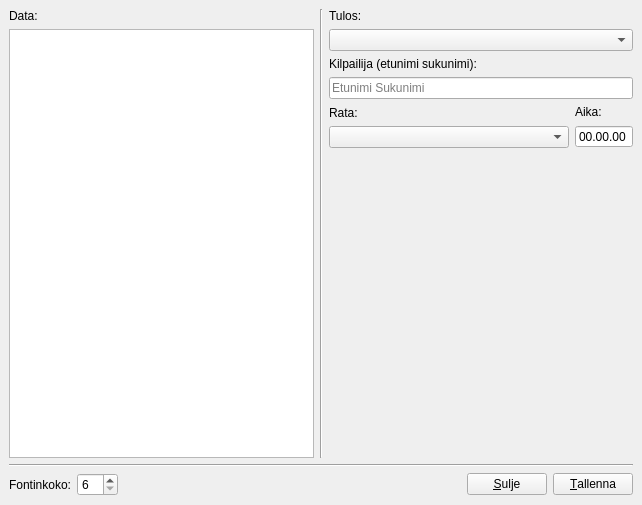
<?xml version="1.0" encoding="UTF-8"?>
<ui version="4.0">
 <class>TulosForm</class>
 <widget class="QWidget" name="TulosForm">
  <property name="geometry">
   <rect>
    <x>0</x>
    <y>0</y>
    <width>642</width>
    <height>505</height>
   </rect>
  </property>
  <property name="windowTitle">
   <string>Form</string>
  </property>
  <layout class="QVBoxLayout" name="verticalLayout_6">
   <property name="spacing">
    <number>0</number>
   </property>
   <property name="margin">
    <number>0</number>
   </property>
   <item>
    <widget class="QStackedWidget" name="stackedWidget">
     <property name="currentIndex">
      <number>0</number>
     </property>
     <widget class="QWidget" name="mainPage">
      <layout class="QVBoxLayout" name="verticalLayout_7">
       <item>
        <layout class="QHBoxLayout" name="horizontalLayout_3">
         <item>
          <layout class="QVBoxLayout" name="verticalLayout">
           <item>
            <widget class="QLabel" name="label">
             <property name="text">
              <string>Data:</string>
             </property>
            </widget>
           </item>
           <item>
            <widget class="QTreeView" name="emitDataView">
             <property name="editTriggers">
              <set>QAbstractItemView::NoEditTriggers</set>
             </property>
            </widget>
           </item>
          </layout>
         </item>
         <item>
          <widget class="Line" name="line_2">
           <property name="orientation">
            <enum>Qt::Vertical</enum>
           </property>
          </widget>
         </item>
         <item>
          <layout class="QVBoxLayout" name="verticalLayout_5">
           <item>
            <widget class="QLabel" name="label_5">
             <property name="text">
              <string>Tulos: &lt;Ctrl + 1&gt;</string>
             </property>
            </widget>
           </item>
           <item>
            <widget class="QComboBox" name="tilaBox"/>
           </item>
           <item>
            <layout class="QVBoxLayout" name="verticalLayout_3">
             <item>
              <widget class="QLabel" name="label_2">
               <property name="text">
                <string>Kilpailija (etunimi sukunimi): &lt;Ctrl + 2&gt;</string>
               </property>
              </widget>
             </item>
             <item>
              <widget class="QLineEdit" name="kilpailijaEdit">
               <property name="placeholderText">
                <string>Etunimi Sukunimi</string>
               </property>
              </widget>
             </item>
            </layout>
           </item>
           <item>
            <layout class="QHBoxLayout" name="horizontalLayout_2" stretch="1,0">
             <item>
              <layout class="QVBoxLayout" name="verticalLayout_4">
               <item>
                <widget class="QLabel" name="label_4">
                 <property name="text">
                  <string>Rata: &lt;Ctrl + 3&gt;</string>
                 </property>
                </widget>
               </item>
               <item>
                <widget class="QComboBox" name="sarjaBox"/>
               </item>
              </layout>
             </item>
             <item>
              <layout class="QVBoxLayout" name="verticalLayout_2">
               <item>
                <widget class="QLabel" name="label_3">
                 <property name="text">
                  <string>Aika:</string>
                 </property>
                </widget>
               </item>
               <item>
                <widget class="QTimeEdit" name="aikaTimeEdit">
                 <property name="alignment">
                  <set>Qt::AlignRight|Qt::AlignTrailing|Qt::AlignVCenter</set>
                 </property>
                 <property name="readOnly">
                  <bool>true</bool>
                 </property>
                 <property name="buttonSymbols">
                  <enum>QAbstractSpinBox::NoButtons</enum>
                 </property>
                 <property name="displayFormat">
                  <string>HH.mm.ss</string>
                 </property>
                </widget>
               </item>
              </layout>
             </item>
            </layout>
           </item>
           <item>
            <spacer name="verticalSpacer">
             <property name="orientation">
              <enum>Qt::Vertical</enum>
             </property>
             <property name="sizeHint" stdset="0">
              <size>
               <width>20</width>
               <height>40</height>
              </size>
             </property>
            </spacer>
           </item>
           <item>
            <widget class="QLabel" name="koodi99Label">
             <property name="palette">
              <palette>
               <active>
                <colorrole role="WindowText">
                 <brush brushstyle="SolidPattern">
                  <color alpha="255">
                   <red>255</red>
                   <green>0</green>
                   <blue>0</blue>
                  </color>
                 </brush>
                </colorrole>
               </active>
               <inactive>
                <colorrole role="WindowText">
                 <brush brushstyle="SolidPattern">
                  <color alpha="255">
                   <red>255</red>
                   <green>0</green>
                   <blue>0</blue>
                  </color>
                 </brush>
                </colorrole>
               </inactive>
               <disabled>
                <colorrole role="WindowText">
                 <brush brushstyle="SolidPattern">
                  <color alpha="255">
                   <red>118</red>
                   <green>118</green>
                   <blue>117</blue>
                  </color>
                 </brush>
                </colorrole>
               </disabled>
              </palette>
             </property>
             <property name="font">
              <font>
               <pointsize>16</pointsize>
              </font>
             </property>
             <property name="text">
              <string/>
             </property>
            </widget>
           </item>
           <item>
            <widget class="QLabel" name="tilaLabel">
             <property name="text">
              <string/>
             </property>
            </widget>
           </item>
          </layout>
         </item>
        </layout>
       </item>
       <item>
        <widget class="Line" name="line">
         <property name="orientation">
          <enum>Qt::Horizontal</enum>
         </property>
        </widget>
       </item>
       <item>
        <layout class="QHBoxLayout" name="horizontalLayout">
         <item>
          <widget class="QLabel" name="label_7">
           <property name="text">
            <string>Fontinkoko:</string>
           </property>
          </widget>
         </item>
         <item>
          <widget class="QSpinBox" name="pointSizeBox">
           <property name="frame">
            <bool>true</bool>
           </property>
           <property name="minimum">
            <number>6</number>
           </property>
          </widget>
         </item>
         <item>
          <spacer name="horizontalSpacer">
           <property name="orientation">
            <enum>Qt::Horizontal</enum>
           </property>
           <property name="sizeHint" stdset="0">
            <size>
             <width>40</width>
             <height>20</height>
            </size>
           </property>
          </spacer>
         </item>
         <item>
          <widget class="QPushButton" name="closeButton">
           <property name="text">
            <string>&amp;Sulje</string>
           </property>
          </widget>
         </item>
         <item>
          <widget class="QPushButton" name="saveButton">
           <property name="text">
            <string>&amp;Tallenna</string>
           </property>
          </widget>
         </item>
        </layout>
       </item>
      </layout>
     </widget>
     <widget class="QWidget" name="kysymysPage">
      <layout class="QVBoxLayout" name="verticalLayout_8">
       <item>
        <widget class="QLabel" name="label_6">
         <property name="text">
          <string>&lt;html&gt;&lt;head/&gt;&lt;body&gt;&lt;p&gt;&lt;span style=&quot; font-size:20pt;&quot;&gt;Emitillä on jo suunnistettu tässä tapahtumassa.&lt;/span&gt;&lt;/p&gt;&lt;p&gt;&lt;span style=&quot; font-size:20pt;&quot;&gt;Valitse korvataanko vai luodaanko uusi tulos.&lt;/span&gt;&lt;/p&gt;&lt;p&gt;&lt;br/&gt;&lt;/p&gt;&lt;p&gt;Korvattava tulos valittava listasta:&lt;/p&gt;&lt;/body&gt;&lt;/html&gt;</string>
         </property>
         <property name="wordWrap">
          <bool>true</bool>
         </property>
        </widget>
       </item>
       <item>
        <widget class="QTreeView" name="tulosView"/>
       </item>
       <item>
        <widget class="Line" name="line_3">
         <property name="orientation">
          <enum>Qt::Horizontal</enum>
         </property>
        </widget>
       </item>
       <item>
        <layout class="QHBoxLayout" name="horizontalLayout_4">
         <item>
          <spacer name="horizontalSpacer_2">
           <property name="orientation">
            <enum>Qt::Horizontal</enum>
           </property>
           <property name="sizeHint" stdset="0">
            <size>
             <width>40</width>
             <height>20</height>
            </size>
           </property>
          </spacer>
         </item>
         <item>
          <widget class="QPushButton" name="korvaaButton">
           <property name="text">
            <string>&amp;Korvaa</string>
           </property>
          </widget>
         </item>
         <item>
          <widget class="QPushButton" name="uusiButton">
           <property name="text">
            <string>&amp;Uusi</string>
           </property>
          </widget>
         </item>
        </layout>
       </item>
      </layout>
     </widget>
    </widget>
   </item>
  </layout>
 </widget>
 <tabstops>
  <tabstop>saveButton</tabstop>
  <tabstop>closeButton</tabstop>
  <tabstop>tilaBox</tabstop>
  <tabstop>kilpailijaEdit</tabstop>
  <tabstop>sarjaBox</tabstop>
  <tabstop>aikaTimeEdit</tabstop>
  <tabstop>emitDataView</tabstop>
  <tabstop>pointSizeBox</tabstop>
  <tabstop>tulosView</tabstop>
  <tabstop>uusiButton</tabstop>
  <tabstop>korvaaButton</tabstop>
 </tabstops>
 <resources/>
 <connections/>
</ui>
